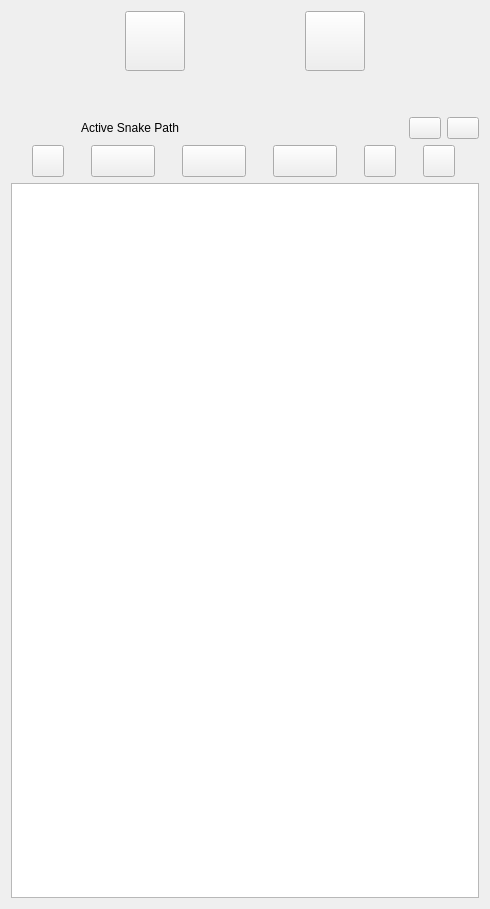
<?xml version="1.0" encoding="UTF-8"?>
<ui version="4.0">
 <class>qSRPlanPathPlanModule</class>
 <widget class="qSlicerWidget" name="qSRPlanPathPlanModule">
  <property name="geometry">
   <rect>
    <x>0</x>
    <y>0</y>
    <width>490</width>
    <height>909</height>
   </rect>
  </property>
  <property name="sizePolicy">
   <sizepolicy hsizetype="Minimum" vsizetype="Preferred">
    <horstretch>0</horstretch>
    <verstretch>0</verstretch>
   </sizepolicy>
  </property>
  <property name="windowTitle">
   <string>Module Template</string>
  </property>
  <layout class="QVBoxLayout" name="verticalLayout_2">
   <item>
    <layout class="QHBoxLayout" name="horizontalLayout">
     <item>
      <spacer name="headSpacer_2">
       <property name="orientation">
        <enum>Qt::Horizontal</enum>
       </property>
       <property name="sizeHint" stdset="0">
        <size>
         <width>40</width>
         <height>20</height>
        </size>
       </property>
      </spacer>
     </item>
     <item>
      <widget class="QPushButton" name="doseCalculatePushButton">
       <property name="minimumSize">
        <size>
         <width>60</width>
         <height>60</height>
        </size>
       </property>
       <property name="maximumSize">
        <size>
         <width>60</width>
         <height>60</height>
        </size>
       </property>
       <property name="toolTip">
        <string>Calculate current snake path dose distribution</string>
       </property>
       <property name="text">
        <string/>
       </property>
       <property name="icon">
        <iconset resource="../qSRPlanPathPlanModule.qrc">
         <normaloff>:/Icons/DoseCalculate.png</normaloff>:/Icons/DoseCalculate.png</iconset>
       </property>
       <property name="iconSize">
        <size>
         <width>45</width>
         <height>45</height>
        </size>
       </property>
      </widget>
     </item>
     <item>
      <spacer name="headSpacer_3">
       <property name="orientation">
        <enum>Qt::Horizontal</enum>
       </property>
       <property name="sizeHint" stdset="0">
        <size>
         <width>40</width>
         <height>20</height>
        </size>
       </property>
      </spacer>
     </item>
     <item>
      <widget class="QPushButton" name="realTracePushButton">
       <property name="minimumSize">
        <size>
         <width>60</width>
         <height>60</height>
        </size>
       </property>
       <property name="maximumSize">
        <size>
         <width>60</width>
         <height>60</height>
        </size>
       </property>
       <property name="toolTip">
        <string>Start real tracing the snake motion along designed path</string>
       </property>
       <property name="text">
        <string/>
       </property>
       <property name="icon">
        <iconset resource="../qSRPlanPathPlanModule.qrc">
         <normaloff>:/Icons/RealTrace.png</normaloff>
         <normalon>:/Icons/TracStop.png</normalon>:/Icons/RealTrace.png</iconset>
       </property>
       <property name="iconSize">
        <size>
         <width>45</width>
         <height>45</height>
        </size>
       </property>
       <property name="checkable">
        <bool>true</bool>
       </property>
       <property name="checked">
        <bool>false</bool>
       </property>
      </widget>
     </item>
     <item>
      <spacer name="headSpacer1">
       <property name="orientation">
        <enum>Qt::Horizontal</enum>
       </property>
       <property name="sizeHint" stdset="0">
        <size>
         <width>40</width>
         <height>20</height>
        </size>
       </property>
      </spacer>
     </item>
    </layout>
   </item>
   <item>
    <spacer name="verticalSpacer">
     <property name="orientation">
      <enum>Qt::Vertical</enum>
     </property>
     <property name="sizeType">
      <enum>QSizePolicy::Maximum</enum>
     </property>
     <property name="sizeHint" stdset="0">
      <size>
       <width>20</width>
       <height>40</height>
      </size>
     </property>
    </spacer>
   </item>
   <item>
    <layout class="QGridLayout" name="gridLayout_2">
     <item row="0" column="3">
      <widget class="QPushButton" name="listVisibileInvisiblePushButton">
       <property name="sizePolicy">
        <sizepolicy hsizetype="Preferred" vsizetype="Preferred">
         <horstretch>0</horstretch>
         <verstretch>0</verstretch>
        </sizepolicy>
       </property>
       <property name="minimumSize">
        <size>
         <width>30</width>
         <height>0</height>
        </size>
       </property>
       <property name="maximumSize">
        <size>
         <width>32</width>
         <height>32</height>
        </size>
       </property>
       <property name="toolTip">
        <string>Toggle the list visibility, which will over ride the visibility of markups in the list.</string>
       </property>
       <property name="text">
        <string/>
       </property>
       <property name="icon">
        <iconset>
         <normaloff>:Icons/Medium/SlicerVisible.png</normaloff>:Icons/Medium/SlicerVisible.png</iconset>
       </property>
      </widget>
     </item>
     <item row="0" column="1">
      <widget class="QLabel" name="activeMarkupMRMLNodeLabel">
       <property name="minimumSize">
        <size>
         <width>80</width>
         <height>0</height>
        </size>
       </property>
       <property name="text">
        <string>Active Snake Path</string>
       </property>
       <property name="alignment">
        <set>Qt::AlignCenter</set>
       </property>
      </widget>
     </item>
     <item row="0" column="0">
      <spacer name="preSpacer">
       <property name="orientation">
        <enum>Qt::Horizontal</enum>
       </property>
       <property name="sizeType">
        <enum>QSizePolicy::Maximum</enum>
       </property>
       <property name="sizeHint" stdset="0">
        <size>
         <width>30</width>
         <height>20</height>
        </size>
       </property>
      </spacer>
     </item>
     <item row="0" column="4">
      <widget class="QPushButton" name="listLockedUnlockedPushButton">
       <property name="sizePolicy">
        <sizepolicy hsizetype="Preferred" vsizetype="Preferred">
         <horstretch>0</horstretch>
         <verstretch>0</verstretch>
        </sizepolicy>
       </property>
       <property name="minimumSize">
        <size>
         <width>30</width>
         <height>0</height>
        </size>
       </property>
       <property name="maximumSize">
        <size>
         <width>32</width>
         <height>32</height>
        </size>
       </property>
       <property name="toolTip">
        <string>Toggle the list lock state which will over ride the lock state of markups in the list.</string>
       </property>
       <property name="text">
        <string/>
       </property>
       <property name="icon">
        <iconset>
         <normaloff>:Icons/Medium/SlicerUnlock.png</normaloff>:Icons/Medium/SlicerUnlock.png</iconset>
       </property>
      </widget>
     </item>
     <item row="0" column="2">
      <widget class="qMRMLNodeComboBox" name="activeMarkupMRMLNodeComboBox" native="true">
       <property name="toolTip">
        <string>Select or create a snake path</string>
       </property>
       <property name="nodeTypes" stdset="0">
        <stringlist>
         <string>vtkMRMLMarkupsFiducialNode</string>
        </stringlist>
       </property>
       <property name="baseName" stdset="0">
        <string>Path</string>
       </property>
       <property name="addEnabled" stdset="0">
        <bool>true</bool>
       </property>
       <property name="renameEnabled" stdset="0">
        <bool>true</bool>
       </property>
      </widget>
     </item>
    </layout>
   </item>
   <item>
    <layout class="QHBoxLayout" name="horizontalLayout_6">
     <item>
      <widget class="QPushButton" name="addMarkupPushButton">
       <property name="minimumSize">
        <size>
         <width>30</width>
         <height>0</height>
        </size>
       </property>
       <property name="maximumSize">
        <size>
         <width>32</width>
         <height>32</height>
        </size>
       </property>
       <property name="toolTip">
        <string>Add new Seed Point</string>
       </property>
       <property name="text">
        <string/>
       </property>
       <property name="icon">
        <iconset resource="../qSRPlanPathPlanModule.qrc">
         <normaloff>:/Icons/MarkupsAddFiducial.png</normaloff>:/Icons/MarkupsAddFiducial.png</iconset>
       </property>
      </widget>
     </item>
     <item>
      <widget class="ctkMenuButton" name="visibilityAllMarkupsInListMenuButton">
       <property name="sizePolicy">
        <sizepolicy hsizetype="Preferred" vsizetype="Preferred">
         <horstretch>0</horstretch>
         <verstretch>0</verstretch>
        </sizepolicy>
       </property>
       <property name="minimumSize">
        <size>
         <width>64</width>
         <height>32</height>
        </size>
       </property>
       <property name="maximumSize">
        <size>
         <width>32</width>
         <height>32</height>
        </size>
       </property>
       <property name="toolTip">
        <string>Toggle visibility flag on all markups in list, use drop down menu to set all to visible or invisible.</string>
       </property>
      </widget>
     </item>
     <item>
      <widget class="ctkMenuButton" name="selectedAllMarkupsInListMenuButton">
       <property name="sizePolicy">
        <sizepolicy hsizetype="Preferred" vsizetype="Preferred">
         <horstretch>0</horstretch>
         <verstretch>0</verstretch>
        </sizepolicy>
       </property>
       <property name="minimumSize">
        <size>
         <width>64</width>
         <height>32</height>
        </size>
       </property>
       <property name="maximumSize">
        <size>
         <width>32</width>
         <height>32</height>
        </size>
       </property>
       <property name="toolTip">
        <string>Toggle selected flag on all markups in list, use drop down menu to set all to selected or deselected.</string>
       </property>
      </widget>
     </item>
     <item>
      <widget class="ctkMenuButton" name="lockAllMarkupsInListMenuButton">
       <property name="sizePolicy">
        <sizepolicy hsizetype="Preferred" vsizetype="Preferred">
         <horstretch>0</horstretch>
         <verstretch>0</verstretch>
        </sizepolicy>
       </property>
       <property name="minimumSize">
        <size>
         <width>64</width>
         <height>32</height>
        </size>
       </property>
       <property name="maximumSize">
        <size>
         <width>32</width>
         <height>32</height>
        </size>
       </property>
       <property name="toolTip">
        <string>Toggle lock flag on all markups in list, use drop down menu to set all to locked or unlocked.</string>
       </property>
      </widget>
     </item>
     <item>
      <widget class="QPushButton" name="deleteMarkupPushButton">
       <property name="enabled">
        <bool>true</bool>
       </property>
       <property name="sizePolicy">
        <sizepolicy hsizetype="Preferred" vsizetype="Preferred">
         <horstretch>0</horstretch>
         <verstretch>0</verstretch>
        </sizepolicy>
       </property>
       <property name="minimumSize">
        <size>
         <width>30</width>
         <height>0</height>
        </size>
       </property>
       <property name="maximumSize">
        <size>
         <width>32</width>
         <height>32</height>
        </size>
       </property>
       <property name="toolTip">
        <string>Delete the highlighted markup(s) from the active list</string>
       </property>
       <property name="text">
        <string/>
       </property>
       <property name="icon">
        <iconset resource="../qSRPlanPathPlanModule.qrc">
         <normaloff>:/Icons/MarkupsDeleteSelectedRows.png</normaloff>:/Icons/MarkupsDeleteSelectedRows.png</iconset>
       </property>
      </widget>
     </item>
     <item>
      <widget class="QPushButton" name="deleteAllMarkupsInListPushButton">
       <property name="enabled">
        <bool>true</bool>
       </property>
       <property name="sizePolicy">
        <sizepolicy hsizetype="Preferred" vsizetype="Preferred">
         <horstretch>0</horstretch>
         <verstretch>0</verstretch>
        </sizepolicy>
       </property>
       <property name="minimumSize">
        <size>
         <width>30</width>
         <height>0</height>
        </size>
       </property>
       <property name="maximumSize">
        <size>
         <width>32</width>
         <height>32</height>
        </size>
       </property>
       <property name="toolTip">
        <string>Remove all markups from the active list</string>
       </property>
       <property name="icon">
        <iconset resource="../qSRPlanPathPlanModule.qrc">
         <normaloff>:/Icons/MarkupsDeleteAllRows.png</normaloff>:/Icons/MarkupsDeleteAllRows.png</iconset>
       </property>
      </widget>
     </item>
    </layout>
   </item>
   <item>
    <layout class="QHBoxLayout" name="checkBoxesHorizontalLayout"/>
   </item>
   <item>
    <widget class="QTableWidget" name="activeMarkupTableWidget">
     <property name="sizePolicy">
      <sizepolicy hsizetype="Expanding" vsizetype="Expanding">
       <horstretch>0</horstretch>
       <verstretch>0</verstretch>
      </sizepolicy>
     </property>
     <property name="minimumSize">
      <size>
       <width>0</width>
       <height>250</height>
      </size>
     </property>
     <property name="toolTip">
      <string>The markups in the currently active markups node. Right click in a row for delete, jump, copy, move.</string>
     </property>
     <property name="accessibleName">
      <string>active markup table</string>
     </property>
     <property name="alternatingRowColors">
      <bool>true</bool>
     </property>
    </widget>
   </item>
  </layout>
 </widget>
 <customwidgets>
  <customwidget>
   <class>ctkMenuButton</class>
   <extends>QPushButton</extends>
   <header>ctkMenuButton.h</header>
  </customwidget>
  <customwidget>
   <class>qMRMLNodeComboBox</class>
   <extends>QWidget</extends>
   <header>qMRMLNodeComboBox.h</header>
  </customwidget>
  <customwidget>
   <class>qSlicerWidget</class>
   <extends>QWidget</extends>
   <header>qSlicerWidget.h</header>
   <container>1</container>
  </customwidget>
 </customwidgets>
 <resources>
  <include location="../qSRPlanPathPlanModule.qrc"/>
 </resources>
 <connections>
  <connection>
   <sender>qSRPlanPathPlanModule</sender>
   <signal>mrmlSceneChanged(vtkMRMLScene*)</signal>
   <receiver>activeMarkupMRMLNodeComboBox</receiver>
   <slot>setMRMLScene(vtkMRMLScene*)</slot>
   <hints>
    <hint type="sourcelabel">
     <x>20</x>
     <y>20</y>
    </hint>
    <hint type="destinationlabel">
     <x>20</x>
     <y>20</y>
    </hint>
   </hints>
  </connection>
 </connections>
</ui>
